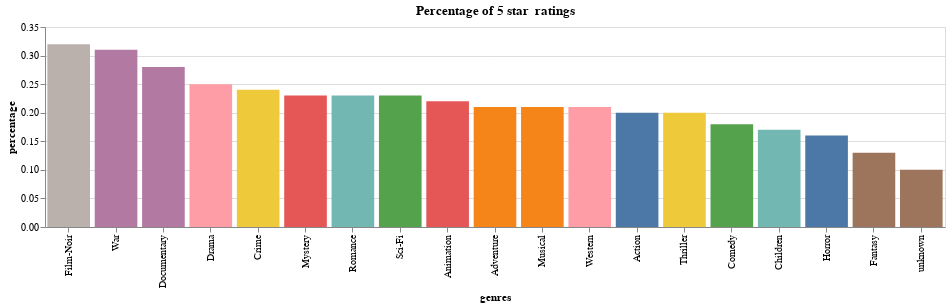

Here is the notebook cell this chart was saved with:
### Code cell
chart = alt.Chart(best_genres).mark_bar().encode(
    x=alt.X('genres:N', sort='-y'),   # sort bars by count
    y=alt.Y('percentage:Q'),
    color=alt.Color('genres:N', legend=None),  # distinct colors per brand
    tooltip=['genres', 'percentage']
).properties(
    title="Percentage of 5 star  ratings",
    width=900,
    height=200
)

chart.show()

### Figure 1 — Vega-Lite specification as saved in the notebook (floating-point values rounded to 4 significant figures)
{"config": {"view": {"continuousWidth": 300, "continuousHeight": 300}}, "data": {"name": "data-3eadc37a7b707cf425e27b096ff445e0"}, "mark": {"type": "bar"}, "encoding": {"color": {"field": "genres", "legend": null, "type": "nominal"}, "tooltip": [{"field": "genres", "type": "nominal"}, {"field": "percentage", "type": "quantitative"}], "x": {"field": "genres", "sort": "-y", "type": "nominal"}, "y": {"field": "percentage", "type": "quantitative"}}, "height": 200, "title": "Percentage of 5 star  ratings", "width": 900, "$schema": "https://vega.github.io/schema/vega-lite/v5.20.1.json", "datasets": {"data-3eadc37a7b707cf425e27b096ff445e0": [{"genres": "Action", "total_ratings": 25589, "five_star_count": 5103, "percentage": 0.2}, {"genres": "Adventure", "total_ratings": 13753, "five_star_count": 2903, "percentage": 0.21}, {"genres": "Animation", "total_ratings": 3605, "five_star_count": 796, "percentage": 0.22}, {"genres": "Children", "total_ratings": 7182, "five_star_count": 1217, "percentage": 0.17}, {"genres": "Comedy", "total_ratings": 29832, "five_star_count": 5224, "percentage": 0.18}, {"genres": "Crime", "total_ratings": 8055, "five_star_count": 1963, "percentage": 0.24}, {"genres": "Documentary", "total_ratings": 758, "five_star_count": 209, "percentage": 0.28}, {"genres": "Drama", "total_ratings": 39895, "five_star_count": 9997, "percentage": 0.25}, {"genres": "Fantasy", "total_ratings": 1352, "five_star_count": 176, "percentage": 0.13}, {"genres": "Film-Noir", "total_ratings": 1733, "five_star_count": 560, "percentage": 0.32}, {"genres": "Horror", "total_ratings": 5317, "five_star_count": 877, "percentage": 0.16}, {"genres": "Musical", "total_ratings": 4954, "five_star_count": 1050, "percentage": 0.21}, {"genres": "Mystery", "total_ratings": 5245, "five_star_count": 1225, "percentage": 0.23}, {"genres": "Romance", "total_ratings": 19461, "five_star_count": 4559, "percentage": 0.23}, {"genres": "Sci-Fi", "total_ratings": 12730, "five_star_count": 2914, "percentage": 0.23}, {"genres": "Thriller", "total_ratings": 21872, "five_star_count": 4312, "percentage": 0.2}, {"genres": "War", "total_ratings": 9398, "five_star_count": 2914, "percentage": 0.31}, {"genres": "Western", "total_ratings": 1854, "five_star_count": 394, "percentage": 0.21}, {"genres": "unknown", "total_ratings": 10, "five_star_count": 1, "percentage": 0.1}]}}
